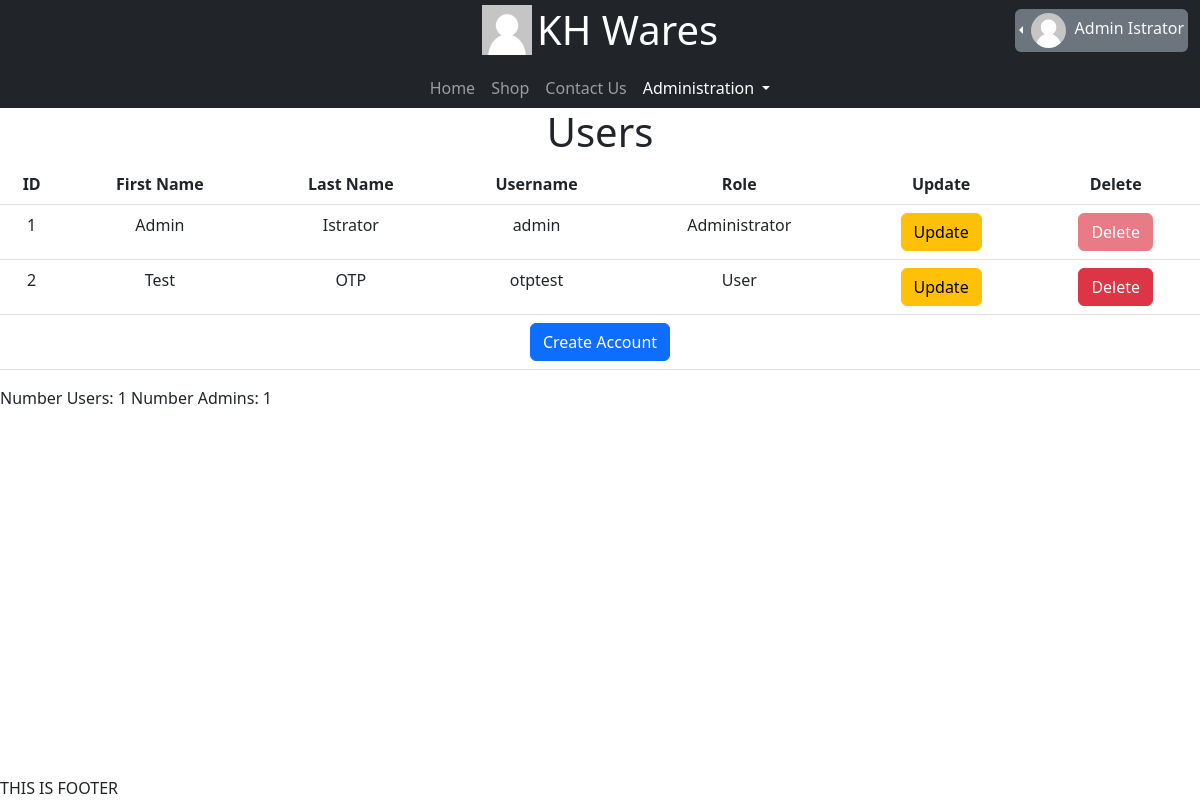
The page /admin (signed in) on the database its author committed.
### database_models/UserDBModel.py (models this page shows, shortened)
class User(db.Model, UserMixin):
    id = db.Column(db.Integer, primary_key=True)
    username = db.Column(db.String, unique=True, nullable=False)
    email = db.Column(db.String, unique=True, nullable=False)
    password = db.Column(db.String, nullable=False)
    role = db.Column(db.Integer, default=0)  # 0 - User, 1 - Employee, 2 - Admin
    cart = db.relationship("Cart", backref="user", uselist=False)
    f_name = db.Column(db.String, nullable=False)
    l_name = db.Column(db.String, nullable=False)
    reset_token = db.Column(db.String)
    profile_pic = db.Column(db.String, default="default.png")
    date_created = db.Column(db.DateTime(), default=func.now())
    totp_secret = db.Column(db.String)
    def get_role_str(self):
        match self.role:
            case 0:
                return "User"
            case 1:
                return "Employee"
            case 2:
                return "Administrator"

### routes/admin.py (the view)
@blueprint.route("/admin", methods=["GET", "POST"])
@flask_login.login_required
def admin():
    if flask_login.current_user.role < 1:
        helper_functions.flash_error("Permission Denied")
        abort(403)
    else:
        match request.method:
            case "GET":
                users = get_all_users()
                return helper_functions.helper_render("admin.html", user_list=users,stats=UserStats())
            case "POST":
                pass

### app.py (called while the page is built)
@login_manager.user_loader
def user_loader(id):
    user = User.query.filter_by(id=id).first()
    return user

### database_models/UserDBModel.py (called while the page is built)
def get_all_users():
    users = db.session.execute(select(User)).all()
    return users

    def get_num_users(self):
        return len(db.session.execute(select(User).where(User.role == 0)).all())

    def get_num_admins(self):
        return len(db.session.execute(select(User).where(User.role == 2)).all())

### helper_functions.py (called while the page is built)
def helper_render(template, **kwargs):
    if check_logged_in():
        user = flask_login.current_user
        if user.is_authenticated:
            return render_template(template, user=user, **kwargs)
    return render_template(template, **kwargs)

def check_logged_in():
    return flask_login.current_user.is_authenticated

### templates/admin.html (shortened to what this page needs)
{% extends 'base.html' %}
{% set active_page = "admin" %}
{% set subpage = "users" %}
{% block main %}
{% if user_list %}
<h1 class="text-center">Users</h1>
<table class="text-center table">
  <tr>
    <th>ID</th>
    <th>First Name</th>
    <th>Last Name</th>
    <th>Username</th>
    <th>Role</th>
    <th>Update</th>
    <th>Delete</th>
  </tr>
    {% for target in user_list %}
        <tr>
            <td>{{target[0].id}}</td>
            <td>{{target[0].f_name}}</td>
            <td>{{target[0].l_name}}</td>
            <td>{{target[0].username}}</td>
            <td>{{target[0].get_role_str()}}</td>
            <td>
                <a class="btn btn-warning {{ 'disabled' if (target[0].role > current_user.role) else '' }}" role="button" href="{{url_for('crud.update')}}?id={{target[0].id}}">Update</a>
            </td>
            <td>
                <button type="button" class="btn btn-danger {{ 'disabled' if ((target[0].id == current_user.id) or (target[0].role > current_user.role)) else '' }}" data-bs-toggle="modal" data-bs-target="#AdminUserDelete_{{ target[0].id }}">
                    Delete
                </button>
            </td>
        </tr>
    {% endfor %}
<tr>
    <td colspan="7">
        <a class="btn btn-primary" role="button" href="{{url_for('admin.admin_create_account')}}">Create Account</a>
    </td>
</tr>
</table>
Number Users: {{ stats.get_num_users()}}
Number Admins: {{ stats.get_num_admins() }}
{% endif %}
{% endblock %}

### templates/base.html (shortened to what this page needs)
<!doctype html>
<html lang="en">
<head>
    <link href="https://cdn.jsdelivr.net/npm/bootstrap@5.2.2/dist/css/bootstrap.min.css" rel="stylesheet">
    <link rel="stylesheet" href="{{ url_for('static',filename='css/loader.css') }}">
</head>
<body class="d-flex flex-column min-vh-100">
    {% include 'includes/navbar-2.html' %}
    <main>
        {% block main %}{% endblock %}
    </main>
    <footer class="mt-auto">{% include 'includes/footer.html' %}</footer>
</body>
</html>

### templates/includes/navbar-2.html (shortened to what this page needs)
<nav class="navbar navbar-expand-lg navbar-dark bg-dark py-0">
    <div class="container-fluid d-block">
        <div class="row justify-content-center">
                <a class="col-sm-12 col-md-12 col-lg-4 text-center offset-lg-4 navbar-brand" href="{{ '#' if active_page == 'index' else url_for('index.index') }}">
                    <img src="{{ url_for('static', filename='profiles/default.png') }}" alt="" width="50" height="50" class="d-inline" >
                    <h1 class="d-inline m-0 align-middle">KH Wares</h1>
                </a>
                <div class="col-auto ms-auto my-auto">
                    {% if not current_user.is_authenticated %}
                        <a href="{{ url_for('crud.login' )}}" class="btn btn-primary align-middle" role="button">Login</a>
                        <a href="{{ url_for('crud.signup' )}}" class="btn btn-secondary align-middle" role="button">Sign Up</a>
                    {% else %}
                        <div class="dropstart bg-secondary text-light p-1 rounded mt-auto">
                            <div class="dropdown-toggle" role="button" id="dropdownMenuLink" data-bs-toggle="dropdown">
                                <img  src="{{url_for('static', filename='profiles/' + current_user.profile_pic)}}" height="35px" width="35px" class="rounded-circle me-1">
                                <span class="text-light d-lg-inline-block d-none">{{ current_user.f_name }} {{ current_user.l_name }}</span>
                            </div>
                        </div>
                    {% endif %}
                </div>
                <div class="row pe-0">
                </div>
        </div>
        <div class="row justify-content-center">
            <div class="col-4 text-center">
                <div class="collapse navbar-collapse" id="navbarSupportedContent">
                    <ul class="navbar-nav mx-auto mb-2 mb-lg-0">
                    <li class="nav-item">
                        <a class="nav-link {{ 'active' if active_page == 'index' else '' }}" aria-current="page" href="{{ '#' if active_page == 'index' else url_for('index.index') }}">Home</a>
                    </li>
                    <li class="nav-item">
                        <a class="nav-link" href="#">Shop</a>
                    </li>
                    <li class="nav-item">
                        <a class="nav-link" href="#">Contact Us</a>
                    </li>
                    {% if current_user.is_authenticated and current_user.role >=1 %}
                        <li class="nav-item dropdown">
                            <a class="nav-link dropdown-toggle {{ 'active' if active_page == 'admin' else '' }}" href="#" id="AdminNavbarDropdown" role="button" data-bs-toggle="dropdown" aria-expanded="false">
                                Administration
                            </a>
                        </li>
                    {% endif %}
                    </ul>
                </div>
            </div>
        </div>
    </div>
  </nav>

### templates/includes/footer.html
THIS IS FOOTER

### rows shown on the page
User: profile_pic (placeholder picture), f_name "Admin", l_name "Istrator", id "1", username "admin", role "Administrator"
User: id "2", f_name "Test", l_name "OTP", username "otptest", role "User"

### other values the page prints
{{ stats.get_num_users() }} "1"
{{ stats.get_num_admins() }} "1"
